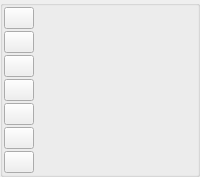
        <widget class="QGroupBox" name="groupBox">
         <property name="title">
          <string/>
         </property>
         <layout class="QVBoxLayout" name="verticalLayout_4">
          <property name="spacing">
           <number>2</number>
          </property>
          <property name="margin">
           <number>1</number>
          </property>
          <item>
           <layout class="QVBoxLayout" name="verticalLayout">
            <property name="spacing">
             <number>2</number>
            </property>
            <item>
             <widget class="QPushButton" name="arrowPushButton">
              <property name="maximumSize">
               <size>
                <width>30</width>
                <height>30</height>
               </size>
              </property>
              <property name="text">
               <string/>
              </property>
              <property name="icon">
               <iconset resource="../qsstv.qrc">
                <normaloff>:/icons/arrow.png</normaloff>:/icons/arrow.png</iconset>
              </property>
              <property name="iconSize">
               <size>
                <width>22</width>
                <height>22</height>
               </size>
              </property>
              <property name="autoExclusive">
               <bool>true</bool>
              </property>
             </widget>
            </item>
            <item>
             <widget class="QPushButton" name="circlePushButton">
              <property name="maximumSize">
               <size>
                <width>30</width>
                <height>30</height>
               </size>
              </property>
              <property name="text">
               <string/>
              </property>
              <property name="icon">
               <iconset resource="../qsstv.qrc">
                <normaloff>:/icons/fcircle.png</normaloff>:/icons/fcircle.png</iconset>
              </property>
              <property name="iconSize">
               <size>
                <width>22</width>
                <height>22</height>
               </size>
              </property>
              <property name="autoExclusive">
               <bool>true</bool>
              </property>
             </widget>
            </item>
            <item>
             <widget class="QPushButton" name="rectanglePushButton">
              <property name="maximumSize">
               <size>
                <width>30</width>
                <height>30</height>
               </size>
              </property>
              <property name="text">
               <string/>
              </property>
              <property name="icon">
               <iconset resource="../qsstv.qrc">
                <normaloff>:/icons/frect.png</normaloff>:/icons/frect.png</iconset>
              </property>
              <property name="iconSize">
               <size>
                <width>22</width>
                <height>22</height>
               </size>
              </property>
              <property name="autoExclusive">
               <bool>true</bool>
              </property>
             </widget>
            </item>
            <item>
             <widget class="QPushButton" name="linePushButton">
              <property name="maximumSize">
               <size>
                <width>30</width>
                <height>30</height>
               </size>
              </property>
              <property name="text">
               <string/>
              </property>
              <property name="icon">
               <iconset resource="../qsstv.qrc">
                <normaloff>:/icons/line.png</normaloff>:/icons/line.png</iconset>
              </property>
              <property name="iconSize">
               <size>
                <width>22</width>
                <height>22</height>
               </size>
              </property>
              <property name="autoExclusive">
               <bool>true</bool>
              </property>
             </widget>
            </item>
            <item>
             <widget class="QPushButton" name="imagePushButton">
              <property name="maximumSize">
               <size>
                <width>30</width>
                <height>30</height>
               </size>
              </property>
              <property name="text">
               <string/>
              </property>
              <property name="icon">
               <iconset resource="../qsstv.qrc">
                <normaloff>:/icons/image.png</normaloff>:/icons/image.png</iconset>
              </property>
              <property name="iconSize">
               <size>
                <width>22</width>
                <height>22</height>
               </size>
              </property>
              <property name="autoExclusive">
               <bool>true</bool>
              </property>
             </widget>
            </item>
            <item>
             <widget class="QPushButton" name="replayPushButton">
              <property name="maximumSize">
               <size>
                <width>30</width>
                <height>30</height>
               </size>
              </property>
              <property name="text">
               <string/>
              </property>
              <property name="icon">
               <iconset resource="../qsstv.qrc">
                <normaloff>:/icons/replay.png</normaloff>:/icons/replay.png</iconset>
              </property>
              <property name="iconSize">
               <size>
                <width>22</width>
                <height>22</height>
               </size>
              </property>
              <property name="autoExclusive">
               <bool>true</bool>
              </property>
             </widget>
            </item>
            <item>
             <widget class="QPushButton" name="textPushButton">
              <property name="maximumSize">
               <size>
                <width>30</width>
                <height>30</height>
               </size>
              </property>
              <property name="text">
               <string/>
              </property>
              <property name="icon">
               <iconset resource="../qsstv.qrc">
                <normaloff>:/icons/text.png</normaloff>:/icons/text.png</iconset>
              </property>
              <property name="iconSize">
               <size>
                <width>22</width>
                <height>22</height>
               </size>
              </property>
              <property name="autoExclusive">
               <bool>true</bool>
              </property>
             </widget>
            </item>
           </layout>
          </item>
         </layout>
        </widget>
